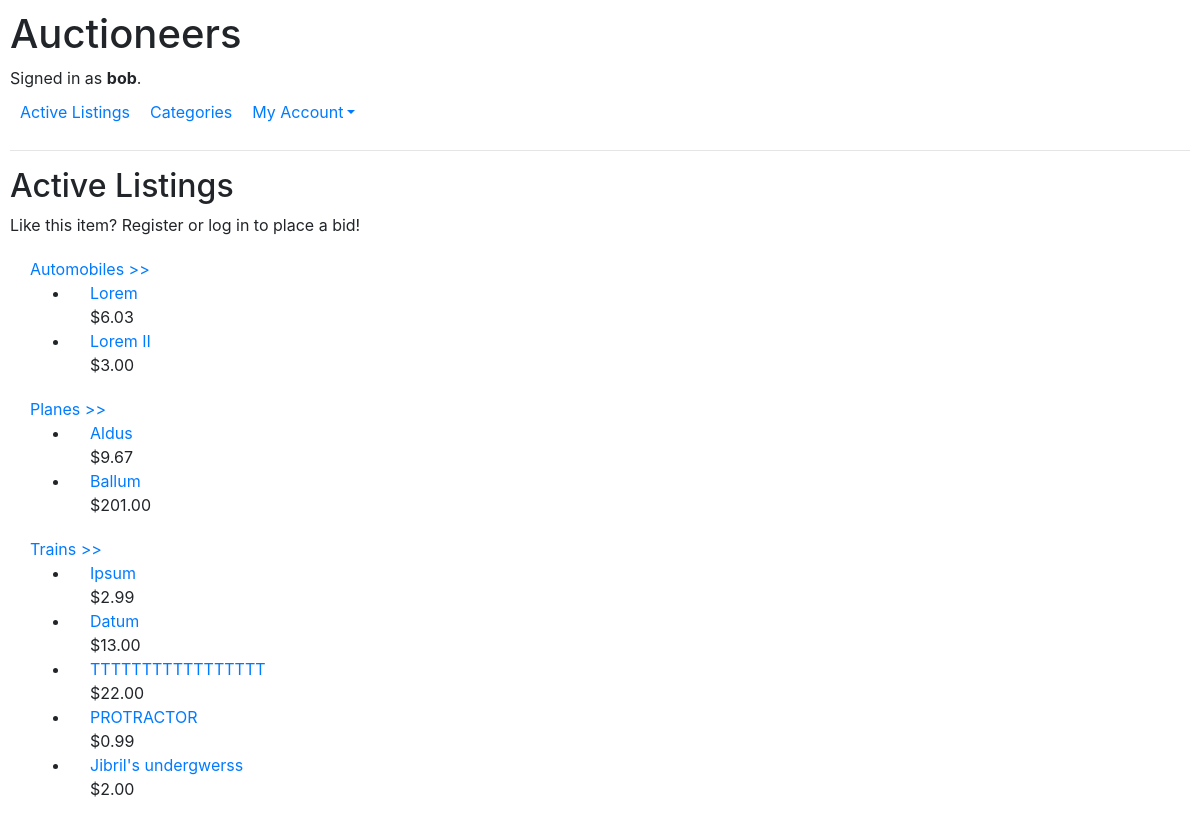
Screenshot of / (signed in) with the database file from the repository.
### auctions/models.py (models this page shows, shortened)
class User(AbstractUser):
    watchlist = models.ManyToManyField("Auction_Listing", related_name="watched_by", blank=True)

class Category(models.Model):
    title = models.CharField(max_length=25)

class Auction_Listing(models.Model):
    category = models.ForeignKey(Category, on_delete=models.PROTECT, related_name="listings")
    title = models.CharField(max_length = 25)
    description = models.TextField()
    image = models.FileField(upload_to="media/", blank=False, default="media/placeholder.jpg")
    quantity = models.IntegerField()
    price = models.DecimalField(max_digits=10, decimal_places=2)
    current_bid = models.ForeignKey("Bid", on_delete=models.PROTECT, related_name="listings", null=True, blank=True)
    seller = models.ForeignKey(User, on_delete=models.CASCADE, related_name="listings")
    timestamp = models.DateTimeField(auto_now_add=True)
    closing_time = models.DateTimeField(blank=False)
    is_open = models.BooleanField(default=True)

### auctions/views.py (the view)
# urls.py: path("", views.index, name="index"),
def index(request):
    categories = Category.objects.order_by('title')
    return render(request, "auctions/index.html", {
        "categories":categories,
        "listings":Auction_Listing.objects.all(),
    })

### auctions/templates/auctions/index.html
{% extends "auctions/layout.html" %}
{% block body %}
    <h2>Active Listings</h2>
    {% if not is_authenticated %}
        Like this item? Register or log in to place a bid!
    {% endif %}
    {% for category in categories %}
        {% if category.listings.count > 0 %}
            <div id="listing_block">
                <a id="listing_category" href="{% url 'category_detail' category.id %}">{{ category.title }} >></a>
                <ul>
                    {% for listing in listings %}
                        {% if listing.category.id == category.id %}
                        <li>
                            <div id="listing_title">
                                    {% include "auctions/user_seller_routing.html" with listing=listing user=user %}                            </div>
                            <div id="listing_price">
                                ${{ listing.price }}
                            </div>
                        </li>
                        {% endif %}
                    {% endfor %}
                </ul>
            </div>
        {% endif %}
    {% endfor %}
{% endblock %}

### auctions/templates/auctions/layout.html (shortened to what this page needs)
{% load static %}
<!DOCTYPE html>
<html lang="en">
    <head>
        <link rel="stylesheet" href="https://stackpath.bootstrapcdn.com/bootstrap/4.4.1/css/bootstrap.min.css">
        <link href="{% static 'auctions/styles.css' %}" rel="stylesheet">
    </head>
    <body>
        <h1>Auctioneers</h1>
        <div>
            {% if user.is_authenticated %}
                Signed in as <strong>{{ user.username }}</strong>.
            {% else %}
                Not signed in.
            {% endif %}
        </div>
        <ul class="nav">
            <li class="nav-item">
                <a class="nav-link" href="{% url 'index' %}">Active Listings</a>
            </li>
            <li>
                <a class="nav-link" href="{% url 'categories' %}">Categories</a>
            </li>
            {% if user.is_authenticated %}
                <li class="nav-item dropdown">
                    <a href="#" class="nav-link dropdown-toggle">My Account</a>
                </li>
            {% endif %}
        </ul>
        <hr>
        {% block body %}
        {% endblock %}
    </body>
</html>

### auctions/templates/auctions/user_seller_routing.html
{% if listing.seller.id == user.id %}
    <a href="{% url 'sell' listing.id %}">{{ listing.title }}</a>
{% else %}
    <a href="{% url 'listing_detail' listing.id %}">{{ listing.title }}</a>
{% endif %}

### auctions/static/auctions/styles.css (style rules this page uses)
body { padding: 10px; }
.nav-link { text-decoration: none; padding: 10px; border-radius: 5px; }
#listing_block { margin: 20px; }
#listing_category { margin-left: 0px; }
#listing_title { margin-left: 20px; }
#listing_price { margin-left: 20px; }

### rows the page displays
User: username "bob"
Category: title "Automobiles"
Auction_Listing: title "Lorem", price "6.03"
Auction_Listing: title "Lorem II", price "3.00"
Category: title "Planes"
Auction_Listing: title "Aldus", price "9.67"
Auction_Listing: title "Ballum", price "201.00"
Category: title "Trains"
Auction_Listing: title "Ipsum", price "2.99"
Auction_Listing: title "Datum", price "13.00"
Auction_Listing: title "TTTTTTTTTTTTTTTTT", price "22.00"
Auction_Listing: title "PROTRACTOR", price "0.99"
Auction_Listing: title "Jibril's undergwerss", price "2.00"
